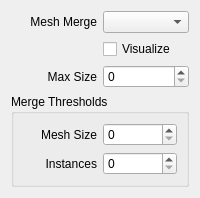
<?xml version="1.0" encoding="UTF-8"?>
<ui version="4.0">
 <class>UsdStageViewportPerformanceRollup</class>
 <widget class="QWidget" name="UsdStageViewportPerformanceRollup">
  <layout class="QGridLayout" name="gridLayout" columnstretch="1,1">
   <item row="2" column="1">
    <widget class="MaxSDK::QmaxSpinBox" name="MaxMergedMeshTriangles"/>
   </item>
   <item row="2" column="0" alignment="Qt::AlignRight">
    <widget class="QLabel" name="MaxMergedMeshTrianglesLabel">
     <property name="sizePolicy">
      <sizepolicy hsizetype="Preferred" vsizetype="Fixed">
       <horstretch>0</horstretch>
       <verstretch>0</verstretch>
      </sizepolicy>
     </property>
     <property name="maximumSize">
      <size>
       <width>16777215</width>
       <height>30</height>
      </size>
     </property>
     <property name="toolTip">
      <string>Defines the maximum size in triangles for a single merged mesh.&lt;br&gt;&lt;b&gt;Note:&lt;/b&gt; Single merged meshes will remain under the amount of triangles entered in this spinner.</string>
     </property>
     <property name="text">
      <string>Max Size</string>
     </property>
     <property name="alignment">
      <set>Qt::AlignRight|Qt::AlignTrailing|Qt::AlignVCenter</set>
     </property>
    </widget>
   </item>
   <item row="1" column="1">
    <widget class="QCheckBox" name="MeshMergeDiagnosticView">
     <property name="toolTip">
      <string>Enable to visualize the mesh merge results.&lt;br&gt;&lt;b&gt;Note:&lt;/b&gt; Each merged mesh is represented in a single color.</string>
     </property>
     <property name="layoutDirection">
      <enum>Qt::LeftToRight</enum>
     </property>
     <property name="text">
      <string>Visualize</string>
     </property>
     <property name="tristate">
      <bool>false</bool>
     </property>
    </widget>
   </item>
   <item row="3" column="0" colspan="2">
    <widget class="QGroupBox" name="MergeThresholdsGroup">
     <property name="title">
      <string>Merge Thresholds</string>
     </property>
     <property name="flat">
      <bool>true</bool>
     </property>
     <layout class="QGridLayout" name="gridLayout_2" columnstretch="1,1">
      <item row="0" column="0">
       <widget class="QLabel" name="MeshMergeMaxTrianglesLabel">
        <property name="toolTip">
         <string>Maximum triangle size to consider a mesh for merging with other meshes.&lt;br&gt;&lt;b&gt;Note:&lt;/b&gt; Individual USD meshes that have more triangles than this value will not be included in merge operations.</string>
        </property>
        <property name="text">
         <string>Mesh Size</string>
        </property>
        <property name="alignment">
         <set>Qt::AlignRight|Qt::AlignTrailing|Qt::AlignVCenter</set>
        </property>
       </widget>
      </item>
      <item row="0" column="1">
       <widget class="MaxSDK::QmaxSpinBox" name="MeshMergeMaxTriangles"/>
      </item>
      <item row="1" column="0">
       <widget class="QLabel" name="MeshMergeMaxInstancesLabel">
        <property name="toolTip">
         <string>Defines the maximum of times a mesh can be instanced for it to be merged.&lt;br&gt;&lt;b&gt;Note:&lt;/b&gt; If more instances exist in the USD Stage than the value entered, those will not be merged together.</string>
        </property>
        <property name="text">
         <string>Instances</string>
        </property>
        <property name="alignment">
         <set>Qt::AlignRight|Qt::AlignTrailing|Qt::AlignVCenter</set>
        </property>
       </widget>
      </item>
      <item row="1" column="1">
       <widget class="MaxSDK::QmaxSpinBox" name="MeshMergeMaxInstances"/>
      </item>
     </layout>
    </widget>
   </item>
   <item row="0" column="1">
    <widget class="QComboBox" name="MeshMergeMode"/>
   </item>
   <item row="0" column="0">
    <widget class="QLabel" name="MeshMergeModeLabel">
     <property name="toolTip">
      <string>Merge meshes based on common material to improve display performances.&lt;br&gt;Choose &lt;b&gt;Static&lt;/b&gt; for a single merge operation or &lt;b&gt;Dynamic&lt;/b&gt; for a merge operation at every frame update.</string>
     </property>
     <property name="text">
      <string>Mesh Merge</string>
     </property>
     <property name="alignment">
      <set>Qt::AlignRight|Qt::AlignTrailing|Qt::AlignVCenter</set>
     </property>
    </widget>
   </item>
  </layout>
 </widget>
 <customwidgets>
  <customwidget>
   <class>MaxSDK::QmaxSpinBox</class>
   <extends>QSpinBox</extends>
   <header location="global">Qt/QmaxSpinBox.h</header>
  </customwidget>
 </customwidgets>
 <resources/>
 <connections/>
</ui>
